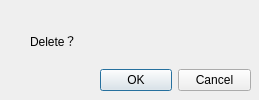
<?xml version="1.0" encoding="UTF-8"?>
<ui version="4.0">
 <class>Dialog_Delete_Issue</class>
 <widget class="QDialog" name="Dialog_Delete_Issue">
  <property name="geometry">
   <rect>
    <x>0</x>
    <y>0</y>
    <width>259</width>
    <height>100</height>
   </rect>
  </property>
  <property name="windowTitle">
   <string>Dialog</string>
  </property>
  <widget class="QDialogButtonBox" name="buttonBox">
   <property name="geometry">
    <rect>
     <x>100</x>
     <y>60</y>
     <width>151</width>
     <height>41</height>
    </rect>
   </property>
   <property name="orientation">
    <enum>Qt::Horizontal</enum>
   </property>
   <property name="standardButtons">
    <set>QDialogButtonBox::Cancel|QDialogButtonBox::Ok</set>
   </property>
  </widget>
  <widget class="QLabel" name="Asklabel">
   <property name="geometry">
    <rect>
     <x>30</x>
     <y>20</y>
     <width>201</width>
     <height>41</height>
    </rect>
   </property>
   <property name="text">
    <string>Delete？</string>
   </property>
  </widget>
 </widget>
 <resources/>
 <connections>
  <connection>
   <sender>buttonBox</sender>
   <signal>accepted()</signal>
   <receiver>Dialog_Delete_Issue</receiver>
   <slot>accept()</slot>
   <hints>
    <hint type="sourcelabel">
     <x>248</x>
     <y>254</y>
    </hint>
    <hint type="destinationlabel">
     <x>157</x>
     <y>274</y>
    </hint>
   </hints>
  </connection>
  <connection>
   <sender>buttonBox</sender>
   <signal>rejected()</signal>
   <receiver>Dialog_Delete_Issue</receiver>
   <slot>reject()</slot>
   <hints>
    <hint type="sourcelabel">
     <x>316</x>
     <y>260</y>
    </hint>
    <hint type="destinationlabel">
     <x>286</x>
     <y>274</y>
    </hint>
   </hints>
  </connection>
 </connections>
</ui>
